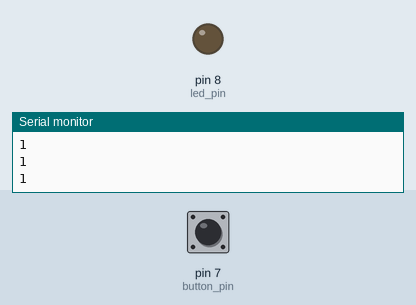
Recording of a sketch running on a simulated Arduino Uno, built with avr-gcc and run on an emulated ATmega328P. Shown: output pins drawn as LEDs (lit = HIGH), the last lines printed to the serial monitor. The inputs (shaded band) are chosen by the test bench; at power-on: pin 7 (button_pin) HIGH.

Above: at 1.8 s.
1.9 s: pin 7 (button_pin) pulled LOW for 0.6 s
At 2.4 s:
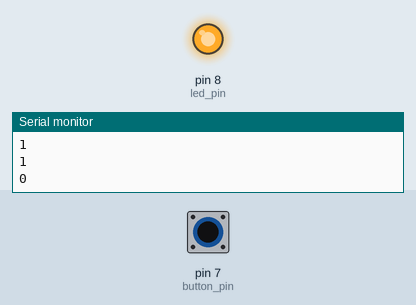
4.0 s: pin 7 (button_pin) pulled LOW for 3.2 s
At 8.1 s:
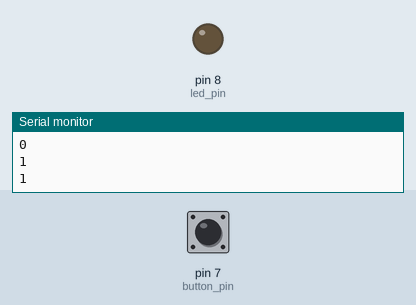
Timing chart, 0 to 9.6 s (numbered marks = the images above; inputs shaded):
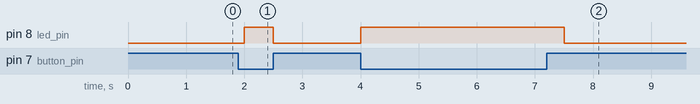

Measured:
- after the input at 1.9 s, pin 8 (led_pin): LOW → HIGH after 0.10 s, → LOW 0.50 s later
- after the input at 4.0 s, pin 8 (led_pin): LOW → HIGH at once, → LOW 3.5 s later

The sketch:

push_button_II.ino
```cpp
int led_pin = 8;
int button_pin = 7;
void setup() {
  // put your setup code here, to run once:
  pinMode(led_pin, OUTPUT);
  pinMode(button_pin, INPUT_PULLUP);
  Serial.begin(9600);
}

void loop() {
  // put your main code here, to run repeatedly:
  int value = digitalRead(button_pin);
  digitalWrite(led_pin, !value);
  Serial.println(value);
  delay(500);
}
```
